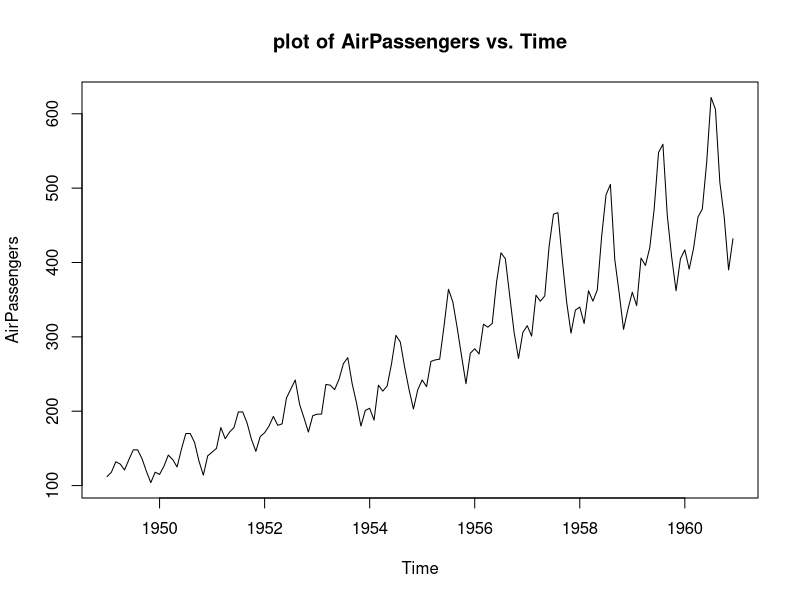
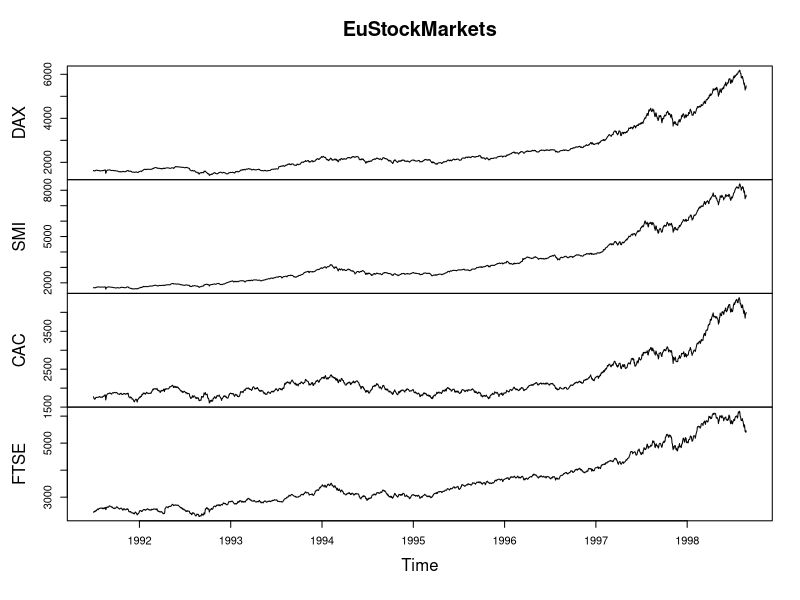
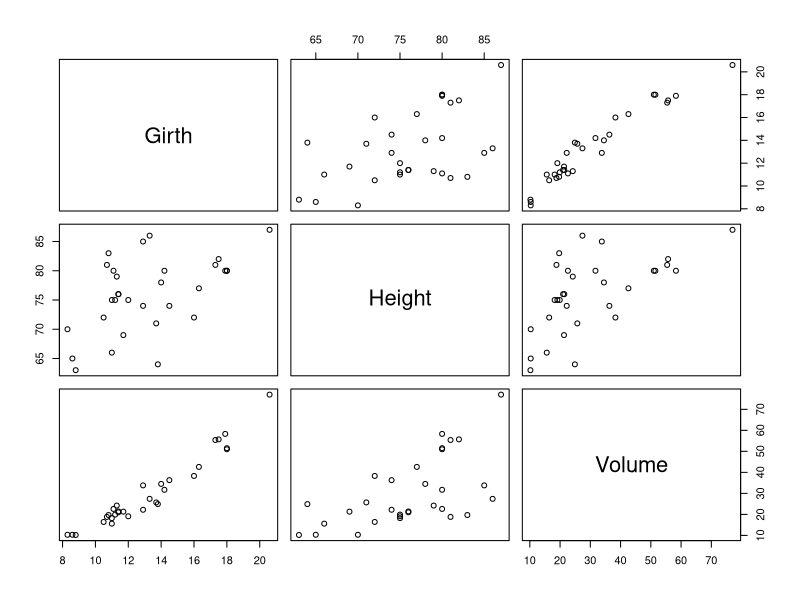

These figures' R source, in order:
## ---- chunk 1
knitr::opts_chunk$set(echo = TRUE)
## ---- chunk 2
city = c("A","B","C","D","E","F","G","H","I","J")
temp = runif(10, min = 40, max = 100)
precip = runif(10, min = 0, max = 100)
PM10 = runif(10, min = 0, max = 50)
death = runif(10, min = 0, max = 500)
#set up the dataframe
health_effect = data.frame(temp, precip, PM10, death, row.names = city)
health_effect
# The average number of deaths for each of the citieson days
# where thePM10 concentration is greater than 20 

# because death is on the fourth column,
# the column number is "4"
health_effect[health_effect$PM10 > 20, 4]
## ---- chunk 3
# The average PM10 concentration for each of the cities on days with noprecipitation
# and average temperature above 80 degrees F

# because PM10 is on the third column,
# the column number is "3"
health_effect[health_effect$precip == 0 & health_effect$temp > 80, 3]
## ---- chunk 4
patients = c("A","B","C","D","E","F")
# patient 1
counts = sample(1:10, 1)
date_of_birth = sample(seq(as.Date('1950/01/01'), as.Date('2010/01/01'), by="day"), 1)
visit_date = sample(seq(date_of_birth, as.Date('2019/01/01'), by="day"), counts)
age = as.integer((visit_date- date_of_birth)/365)
gender= sample(c("Male","Female"), size = 1)
gender = rep(gender, times = counts)
weight= runif(counts, min = 50, max = 200)
BP_sys= runif(counts, min = 0, max = 600)
BP_dia= runif(counts, min = 0, max = 600)
glucose= runif(counts, min = 0, max = 600)
patient_1 = data.frame(age, gender, weight, BP_sys, BP_dia, glucose, row.names = visit_date)
# patient 2
counts = sample(1:10, 1)
date_of_birth = sample(seq(as.Date('1950/01/01'), as.Date('2010/01/01'), by="day"), 1)
visit_date = sample(seq(date_of_birth, as.Date('2019/01/01'), by="day"), counts)
age = as.integer((visit_date- date_of_birth)/365)
gender= sample(c("Male","Female"), size = 1)
gender = rep(gender, times = counts)
weight= runif(counts, min = 50, max = 200)
BP_sys= runif(counts, min = 0, max = 600)
BP_dia= runif(counts, min = 0, max = 600)
glucose= runif(counts, min = 0, max = 600)
patient_2 = data.frame(age, gender, weight, BP_sys, BP_dia, glucose, row.names = visit_date)
# patient 3
counts = sample(1:10, 1)
date_of_birth = sample(seq(as.Date('1950/01/01'), as.Date('2010/01/01'), by="day"), 1)
visit_date = sample(seq(date_of_birth, as.Date('2019/01/01'), by="day"), counts)
age = as.integer((visit_date- date_of_birth)/365)
gender= sample(c("Male","Female"), size = 1)
gender = rep(gender, times = counts)
weight= runif(counts, min = 50, max = 200)
BP_sys= runif(counts, min = 0, max = 600)
BP_dia= runif(counts, min = 0, max = 600)
glucose= runif(counts, min = 0, max = 600)
patient_3 = data.frame(age, gender, weight, BP_sys, BP_dia, glucose, row.names = visit_date)
# patient 4
counts = sample(1:10, 1)
date_of_birth = sample(seq(as.Date('1950/01/01'), as.Date('2010/01/01'), by="day"), 1)
visit_date = sample(seq(date_of_birth, as.Date('2019/01/01'), by="day"), counts)
age = as.integer((visit_date- date_of_birth)/365)
gender= sample(c("Male","Female"), size = 1)
gender = rep(gender, times = counts)
weight= runif(counts, min = 50, max = 200)
BP_sys= runif(counts, min = 0, max = 600)
BP_dia= runif(counts, min = 0, max = 600)
glucose= runif(counts, min = 0, max = 600)
patient_4 = data.frame(age, gender, weight, BP_sys, BP_dia, glucose, row.names = visit_date)
# patient 5
counts = sample(1:10, 1)
date_of_birth = sample(seq(as.Date('1950/01/01'), as.Date('2010/01/01'), by="day"), 1)
visit_date = sample(seq(date_of_birth, as.Date('2019/01/01'), by="day"), counts)
age = as.integer((visit_date- date_of_birth)/365)
gender= sample(c("Male","Female"), size = 1)
gender = rep(gender, times = counts)
weight= runif(counts, min = 50, max = 200)
BP_sys= runif(counts, min = 0, max = 600)
BP_dia= runif(counts, min = 0, max = 600)
glucose= runif(counts, min = 0, max = 600)
patient_5 = data.frame(age, gender, weight, BP_sys, BP_dia, glucose, row.names = visit_date)
# patient 6
counts = sample(1:10, 1)
date_of_birth = sample(seq(as.Date('1950/01/01'), as.Date('2010/01/01'), by="day"), 1)
visit_date = sample(seq(date_of_birth, as.Date('2019/01/01'), by="day"), counts)
age = as.integer((visit_date- date_of_birth)/365)
gender= sample(c("Male","Female"), size = 1)
gender = rep(gender, times = counts)
weight= runif(counts, min = 50, max = 200)
BP_sys= runif(counts, min = 0, max = 600)
BP_dia= runif(counts, min = 0, max = 600)
glucose= runif(counts, min = 0, max = 600)
patient_6 = data.frame(age, gender, weight, BP_sys, BP_dia, glucose, row.names = visit_date)
# list of patients
patients_list = list(patient_1, patient_2, patient_3, patient_4, patient_5, patient_6)
patients_list
# Times of each patient visiting the clinic
visit_times = sapply(patients_list,NROW)
visit_times
## ---- chunk 5
# The average systolic blood pressure level for each of
# the patients withmaximum weight (during the study period) greater than 180 lb
avg_BP_sys <- lapply(patients_list, function(x){
  if(max(x$"weight", 0)>180){
    y = mean(x$"BP_sys")
  }else{
    y = NaN
  }
  return(y)
})
avg_BP_sys
## ---- chunk 6
# the average blood glucose level for each of the
# patients with age at least 40 years at the first visit
avg_glucose <- lapply(patients_list, function(x){
  if(min(x$"age") >= 40){
    y = mean(x$"glucose")
  }else{
    y = NaN
  }
})
avg_glucose
## ---- chunk 7
animal = c("cat", "dog", "cow", "squirrel")
color = c("white", "black", "brown", "red")
attribute = c("big", "small", "angry", "cute", "finicky")
# Generate random samples, with replacement
Animal = sample(animal, size = 100, replace = TRUE)
Color = sample(color, size = 100, replace = TRUE)
Attribute = sample(attribute, size = 100, replace = TRUE)
Animal
Color
Attribute
## ---- chunk 8
# Combine the results to produce phrases
phrases = paste(Attribute,Color,Animal)
phrases
## ---- chunk 9
# frequency distribution of the different types of
# animals together with colors and attributes based on the sampled data.
table(data.frame(Animal, Color, Attribute))
## ---- chunk 10
# Animal vs.Color
table(data.frame(Animal, Color))
# Animal vs. Attribute
table(data.frame(Animal, Attribute))
# Animal
table(Animal)
## ---- chunk 11
plot(AirPassengers, main = "plot of AirPassengers vs. Time")
# answer: This package only has two variables: number of
# air passengers and years.
# According to the plot, we can see that as the time 
# increases, the number of air passengers is also increasing. 
# Therefore, they have positive correlation and are
# dependent. As we can see from that graph that the frequency
# for each period are very similar. It always increases then decreases
# a little bit for every two years
## ---- chunk 12
plot(EuStockMarkets)
# answer: This package is about the daily closing prices of
# major European stock indices during 1991-1998. As we can see
# from the plot, the price of FTSE is almost 1.5 times higher
# than the others. These four stock indices all have positive
# correlation with the time(years). As times increase, the 
# closing prices will also increase.
## ---- chunk 13
plot(trees)
# answer: This package has three variables: girth, height, volume
# By looking at the graph, we can see that girth and volumn have
# very strong positive relationship. Hight and volumn have a weak
# positive relationship. It's hard to see the relationship between
# girth and height.
